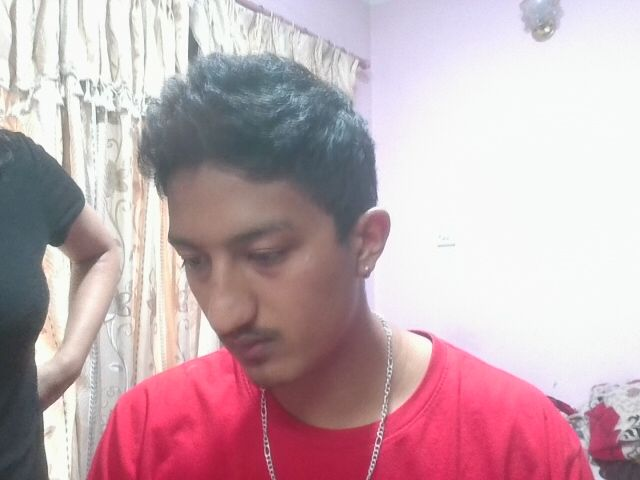
#> input picture uploads/capture_1747989212.jpg, 640 x 480 px
$ python face_detect.py uploads/capture_1747989212.jpg
#> lines starting #> are read from the running program, lines starting #| are printed output that depends on the picture
import cv2
import numpy as np
import os
import sys
import json

def detect_faces(image_path):
#> called with image_path = 'uploads/capture_1747989212.jpg'
    try:
        # Load the image
        image = cv2.imread(image_path)
#> image is the input picture: shape (480, 640, 3); mean B, G, R 177.4, 170, 196.8
        if image is None:
            return {'success': False, 'message': 'Failed to load image'}

        # Convert to grayscale
        gray = cv2.cvtColor(image, cv2.COLOR_BGR2GRAY)
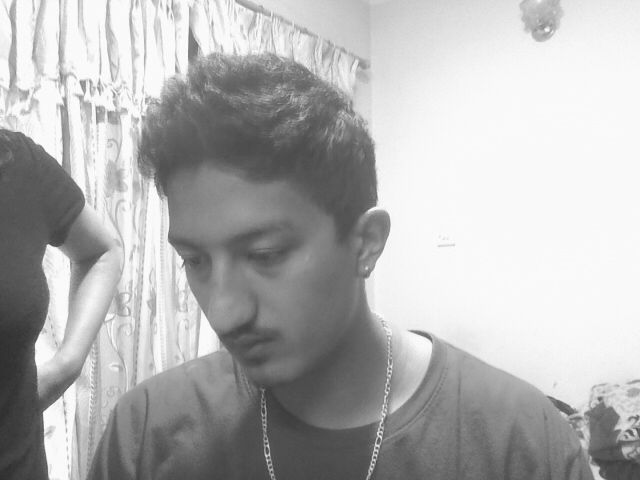
#> gray: shape (480, 640); min 46, max 255, mean 178.8

        # Apply histogram equalization
        gray = cv2.equalizeHist(gray)
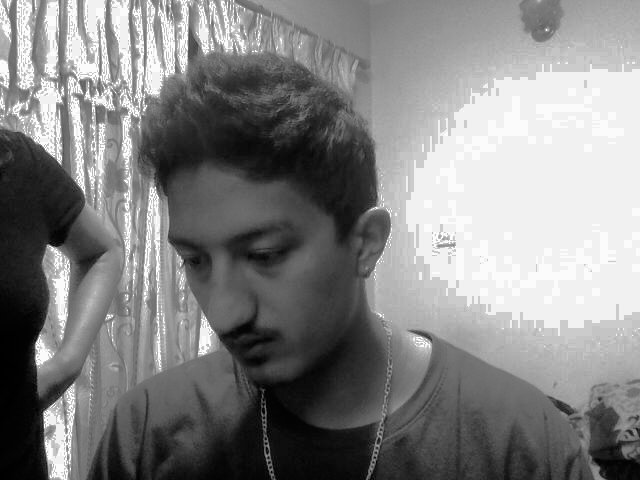
#> gray: shape (480, 640); min 0, max 255, mean 131.2

        # Load face detection cascade
        face_cascade = cv2.CascadeClassifier('haarcascade_frontalface_default.xml')
        if face_cascade.empty():
            return {'success': False, 'message': 'Failed to load face detection model'}

        # Detect faces with optimized parameters
        faces = face_cascade.detectMultiScale(
            gray,
            scaleFactor=1.1,  # Reduced from 1.05 for better detection
            minNeighbors=4,   # Increased from 3 for better accuracy
            minSize=(30, 30),
            maxSize=(400, 400)  # Increased max size
        )
#> faces = ()

        if len(faces) == 0:
            return {'success': False, 'message': 'No face detected'}

        # Process detected faces
        processed_faces = []
        for (x, y, w, h) in faces:
            # Calculate face center
            center_x = x + w // 2
            center_y = y + h // 2

            # Calculate face size relative to image
            face_size = min(w, h)
            image_size = min(image.shape[0], image.shape[1])
            size_ratio = face_size / image_size

            # Add face information
            processed_faces.append({
                'x': int(x),
                'y': int(y),
                'width': int(w),
                'height': int(h),
                'center_x': int(center_x),
                'center_y': int(center_y),
                'size_ratio': float(size_ratio)
            })

        return {
            'success': True,
            'faces': processed_faces
        }

    except Exception as e:
        return {'success': False, 'message': str(e)}

if __name__ == '__main__':
    if len(sys.argv) != 2:
        print(json.dumps({'success': False, 'message': 'Invalid arguments'}))
        sys.exit(1)

    image_path = sys.argv[1]
    result = detect_faces(image_path)
    print(json.dumps(result))
